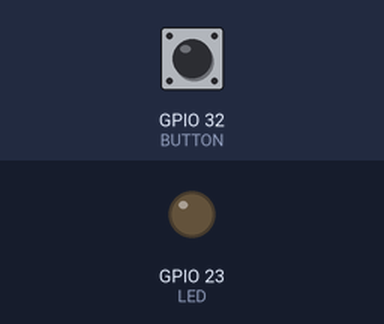
A sketch run on a simulated ESP32. Shown: output pins drawn as LEDs (lit = HIGH). Inputs (shaded band) come from the test bench; at power-on: GPIO 32 (BUTTON) HIGH.

Above: at 1.2 s.
1.3 s: GPIO 32 (BUTTON) pulled LOW for 0.15 s
At 2.4 s:
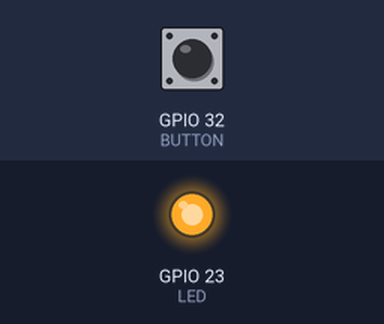
Timing chart, 0 to 4.3 s (numbered marks = the images above; inputs shaded):
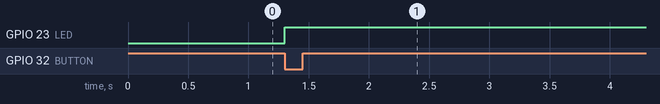

Measured:
- after the input at 1.3 s, GPIO 23 (LED): LOW → HIGH at once

The sketch:

Button.ino
```cpp
// LED ไว้ที่ขา 23
#define LED     23
// LED ไว้ที่ขา 32
#define BUTTON  32

void setup() {
  pinMode(BUTTON, INPUT_PULLUP); // set ให้ button เป็น input pullup (ไม่ต้องต่อง R )
  pinMode(LED, OUTPUT);  // set ให้ LED เป็น output
}void loop() {
  if(digitalRead(BUTTON)==LOW) {
    digitalWrite(LED, HIGH);
  }
}
```
